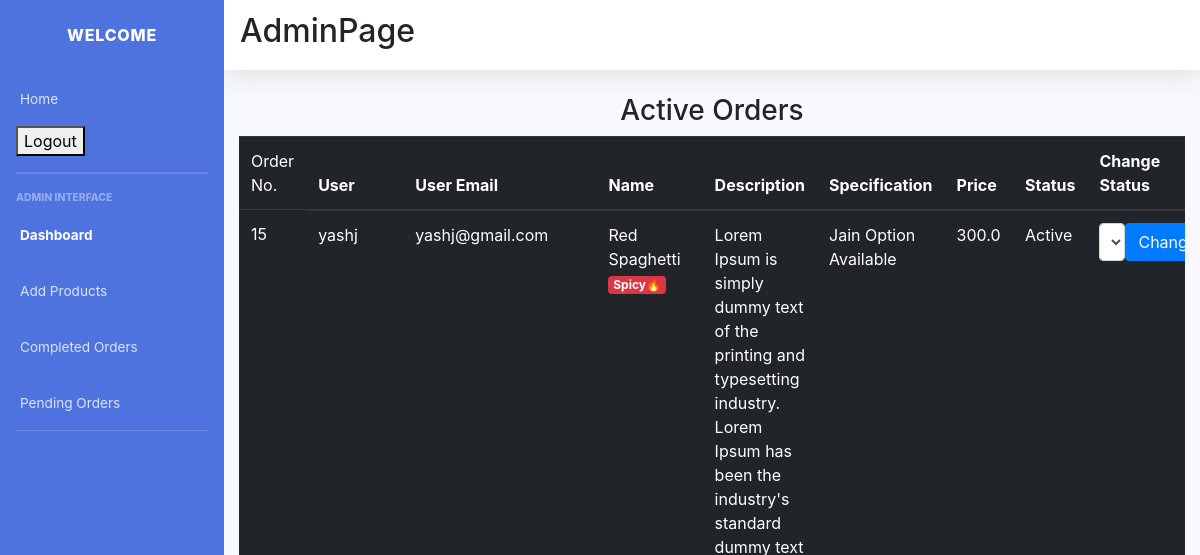
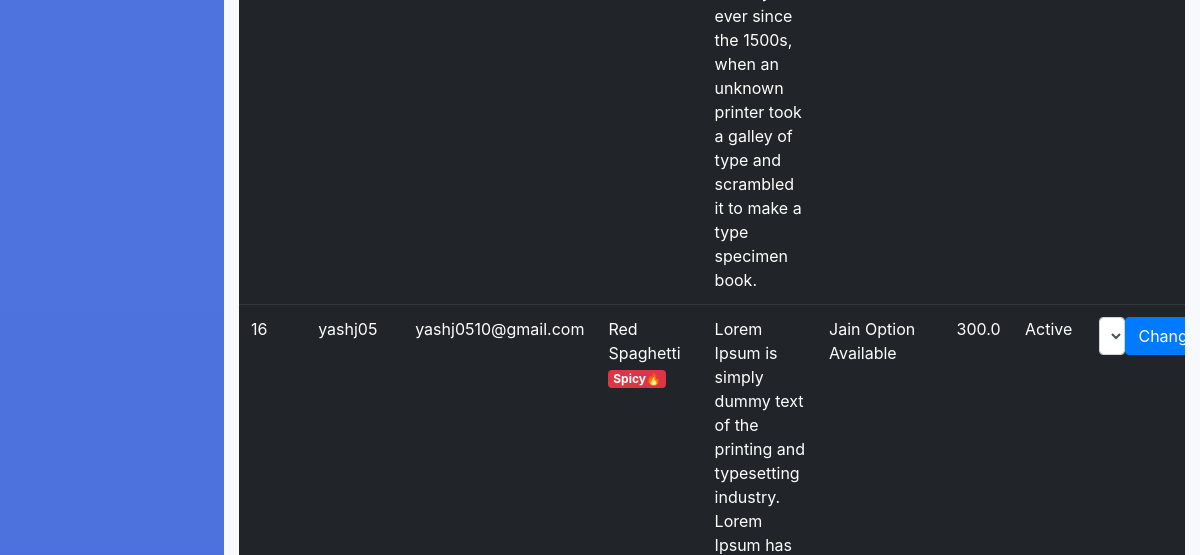
Before: /pending_orders/ (signed in, upper part) with the older database file (2 pictures, top to bottom).
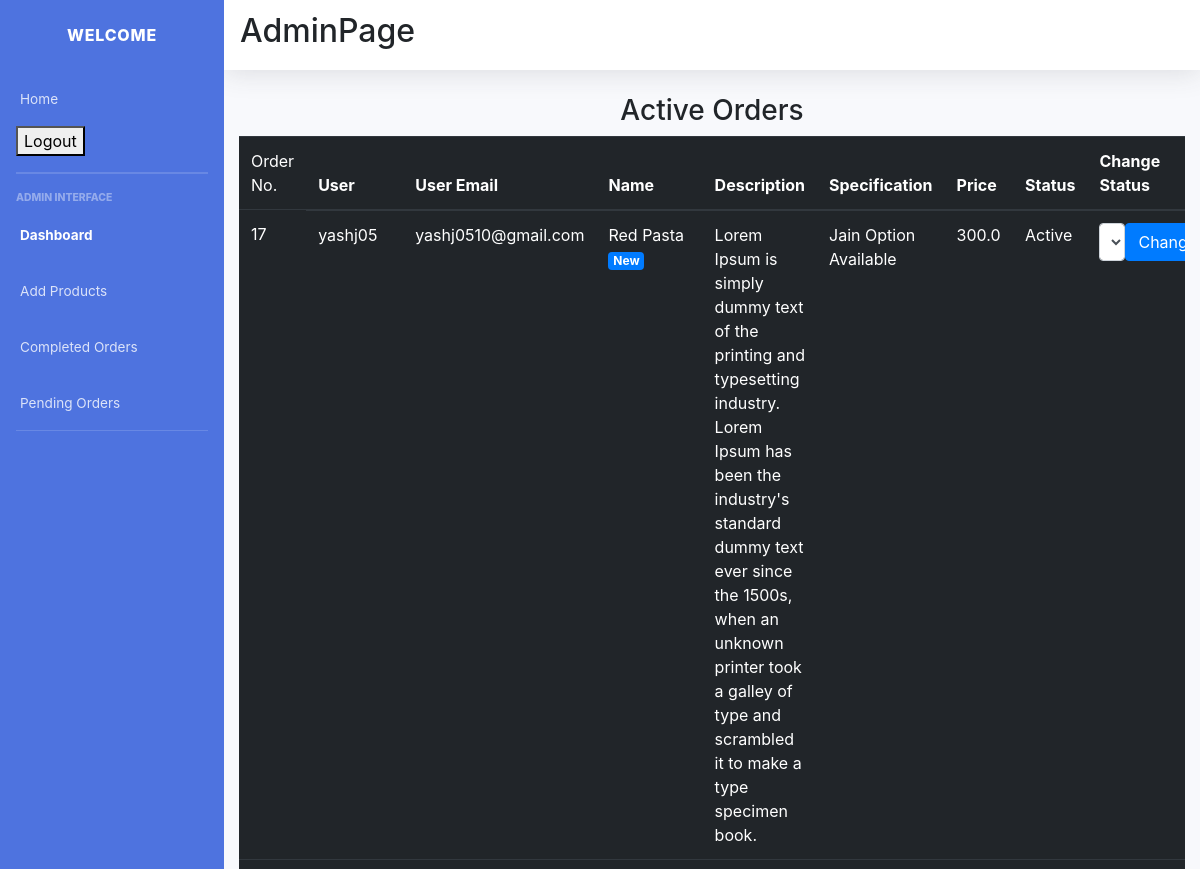
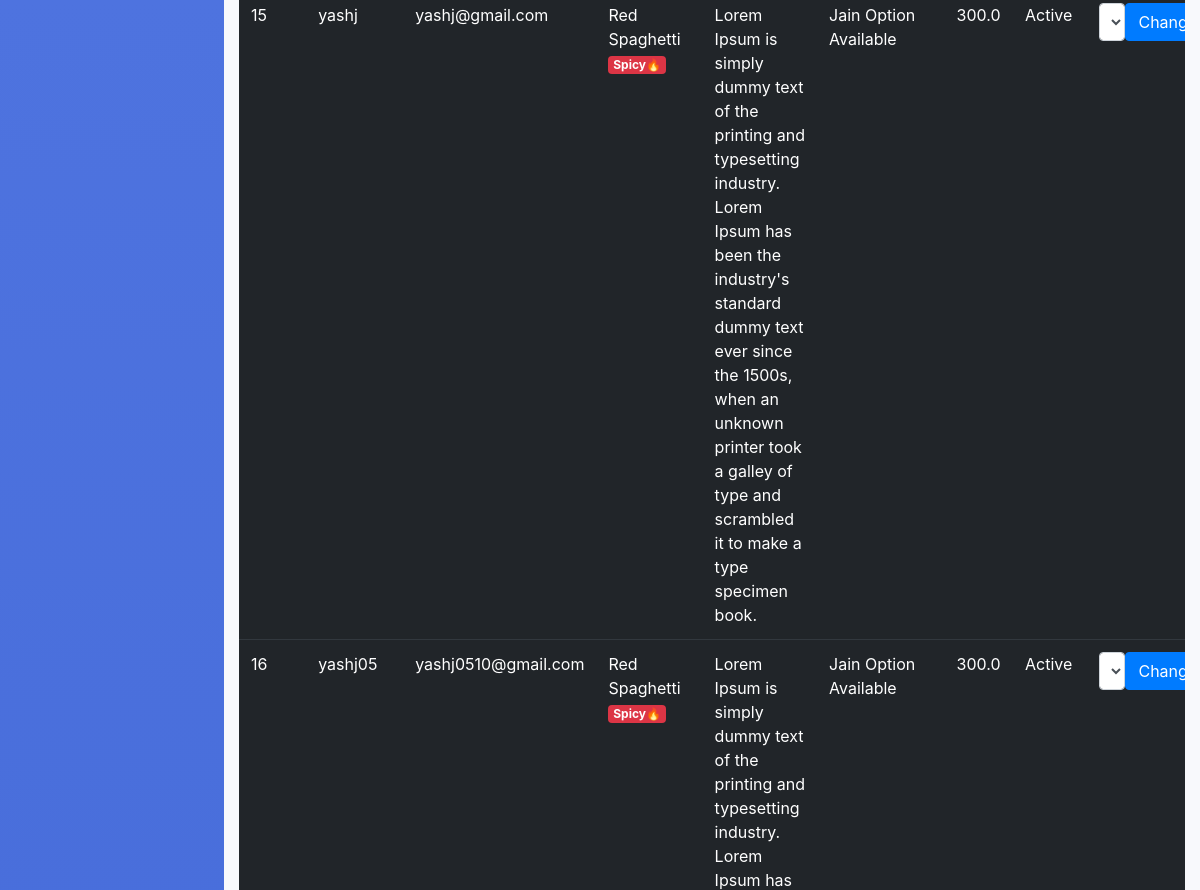
After: the same page with the newer database file (2 pictures, top to bottom).
### main/models.py (models this page shows, shortened)
class CartItems(models.Model):
    ORDER_STATUS = (
        ('Active', 'Active'),
        ('Delivered', 'Delivered')
    )
    user = models.ForeignKey(User, on_delete=models.CASCADE)
    item = models.ForeignKey(Item, on_delete=models.CASCADE)
    instructions = models.CharField(max_length=250,default="")
    ordered = models.BooleanField(default=False)
    quantity = models.IntegerField(default=1)
    ordered_date = models.DateField(default=timezone.now)
    status = models.CharField(max_length=20, choices=ORDER_STATUS, default='Active')
    delivery_date = models.DateField(default=timezone.now)
    class Meta:
        verbose_name = 'Cart Item'
        verbose_name_plural = 'Cart Items'

class Item(models.Model):
    LABELS = (
        ('BestSeller', 'BestSeller'),
        ('New', 'New'),
        ('Spicy🔥', 'Spicy🔥'),
    )
    LABEL_COLOUR = (
        ('danger', 'danger'),
        ('success', 'success'),
        ('primary', 'primary'),
        ('info', 'info')
    )
    title = models.CharField(max_length=150)
    description = models.CharField(max_length=250,blank=True)
    price = models.FloatField()
    instructions = models.CharField(max_length=250,default="Jain Option Available")
    image = models.ImageField(default='default.png', upload_to='images/')
    labels = models.CharField(max_length=25, choices=LABELS, blank=True)
    label_colour = models.CharField(max_length=15, choices=LABEL_COLOUR, blank=True)
    slug = models.SlugField(default="sushi_name")
    created_by = models.ForeignKey(User, on_delete=models.CASCADE)

### main/decorators.py (the view)
    def wrapper_func(request, *args, **kwargs):
        group = Group.objects.get(user = request.user)
        if group.name == 'admin_owner':
            return view_func(request, *args, **kwargs)
        else:
            return redirect('/')

### main/views.py (called while the page is built)
@login_required(login_url='/accounts/login/')
@admin_required
def pending_orders(request):
    items = CartItems.objects.filter(item__created_by=request.user, ordered=True,status="Active").order_by('-ordered_date')
    context = {
        'items':items,
    }
    return render(request, 'main/pending_orders.html', context)

### main/templates/main/pending_orders.html (shortened to what this page needs)
{% extends "main/layout2.html" %}
{% block content %}
<div class="cart">
        <div class="row">
            <div class="col-sm-12">
                <h3 class="text-center">Active Orders</h3>
                {% if items %}
                <div class="table-responsive">
                    <table class="table table-dark">
                        <thead>
                        <tr>
                            <td scope="col">Order No.</td>
                            <th scope="col">User</th>
                            <th scope="col">User Email</th>
                            <th scope="col">Name</th>
                            <th scope="col">Description</th>
                            <th scope="col">Specification</th>
                            <th scope="col">Price</th>
                            <th scope="col">Status</th>
                            <th scope="col">Change Status</th>
                        </tr>
                        </thead>
                        <tbody>
                            {% for item in items %}
                        <tr>
                            <td>{{ item.id }}</td>
                            <td>{{ item.user.username }}</td>
                            <td>{{ item.user.email}}</td>
                            <td>{{ item.item.title }} <span class="badge badge-{{ item.item.label_colour }}">{{ item.item.labels }}</span></td>
                            <td>{{ item.item.description }}</td>
                            <td>{{ item.item.instructions }}</td>
                            <td>{{ item.item.price }}</td>
                            <td>{{ item.status }}</td>
                            <td>
                                <form method="POST" action="{% url 'main:update_status' item.id %}" style="display: flex;">
                                    <select class="form-control" name="status">
                                        <option value="Active" selected="selected">Active</option>
                                    </select>
                                    <button type="submit" class="btn btn-primary">Change</button>
                                </form>
                            </td>
                        </tr>
                            {% endfor %}
                        </tbody>
                    </table>
                </div>
                {% else %}
                <h4 class="text-center">Sorry, you have not ordered any item yet!!!</h4>
                {% endif %}
            </div>
        </div>
</div>
{% endblock content %}

### main/templates/main/layout2.html (shortened to what this page needs)
{% load static %}
<!DOCTYPE html>
<html lang="en">
<head>
  <link href="css/sb-admin-2.min.css" rel="stylesheet">
  <link rel="stylesheet" type="text/css" href="{% static 'main/sb-admin-2.min.css' %}">
  <link rel="stylesheet" href="https://maxcdn.bootstrapcdn.com/bootstrap/4.0.0/css/bootstrap.min.css">
</head>
<body id="page-top">
    <div id="wrapper">
        <ul class="navbar-nav bg-gradient-primary sidebar sidebar-dark accordion" id="accordionSidebar">
            <a class="sidebar-brand d-flex align-items-center justify-content-center" href="{% url 'main:admin_dashboard' %}">
                <div class="sidebar-brand-text mx-3">Welcome</div>
              </a>
              <li class="nav-item">
                <a class="nav-link" href="{% url 'main:home' %}">
                  <span>Home</span></a>
              </li>
              <li class="nav-item ml-3 mb-3">
                <form class="logout-link" action="{% url 'accounts:logout' %}" method="post">
                    <button type="submit" class="mr-2">Logout</button>
                </form>
              </li>
              <hr class="sidebar-divider my-0">
              <hr class="sidebar-divider">
              <div class="sidebar-heading">
                Admin Interface
              </div>
              <li class="nav-item active">
                <a class="nav-link" href="{% url 'main:admin_dashboard' %}">
                  <span>Dashboard</span></a>
              </li>
              <li class="nav-item">
                <a class="nav-link" href="{% url 'main:item-create' %}">
                  <span>Add Products</span>
                </a>
              </li>
              <li class="nav-item">
                <a class="nav-link" href="{% url 'main:admin_view' %}">
                  <span>Completed Orders</span>
                </a>
              </li>
              <li class="nav-item">
                <a class="nav-link" href="{% url 'main:pending_orders' %}">
                  <span>Pending Orders</span>
                </a>
              </li>
              <hr class="sidebar-divider">
        </ul>
        <div id="content-wrapper" class="d-flex flex-column">
            <div id="content">
                <nav class="navbar navbar-expand navbar-light bg-white topbar mb-4 static-top shadow">
                <h2 class="text-center">AdminPage</h3>
                </nav>
                <div class="container-fluid">
                    {% block content %}{% endblock %}
                </div>
            </div>
        </div>
    </div>
</body>
</html>

Changed rows visible on the page:
added CartItems: id "17", user.username "yashj05", user.email "yashj0510@gmail.com", item "Red Pasta", item.labels "New", item.description "Lorem Ipsum is simply dummy text of the printing and typesetting industry. Lorem Ipsum has been the industry's standard dummy text ever since the 1500s, when an unknown printer took a galley of type and scrambled it to make a type specimen book.", item.instructions "Jain Option Available", item.price "300.0", status "Active"
